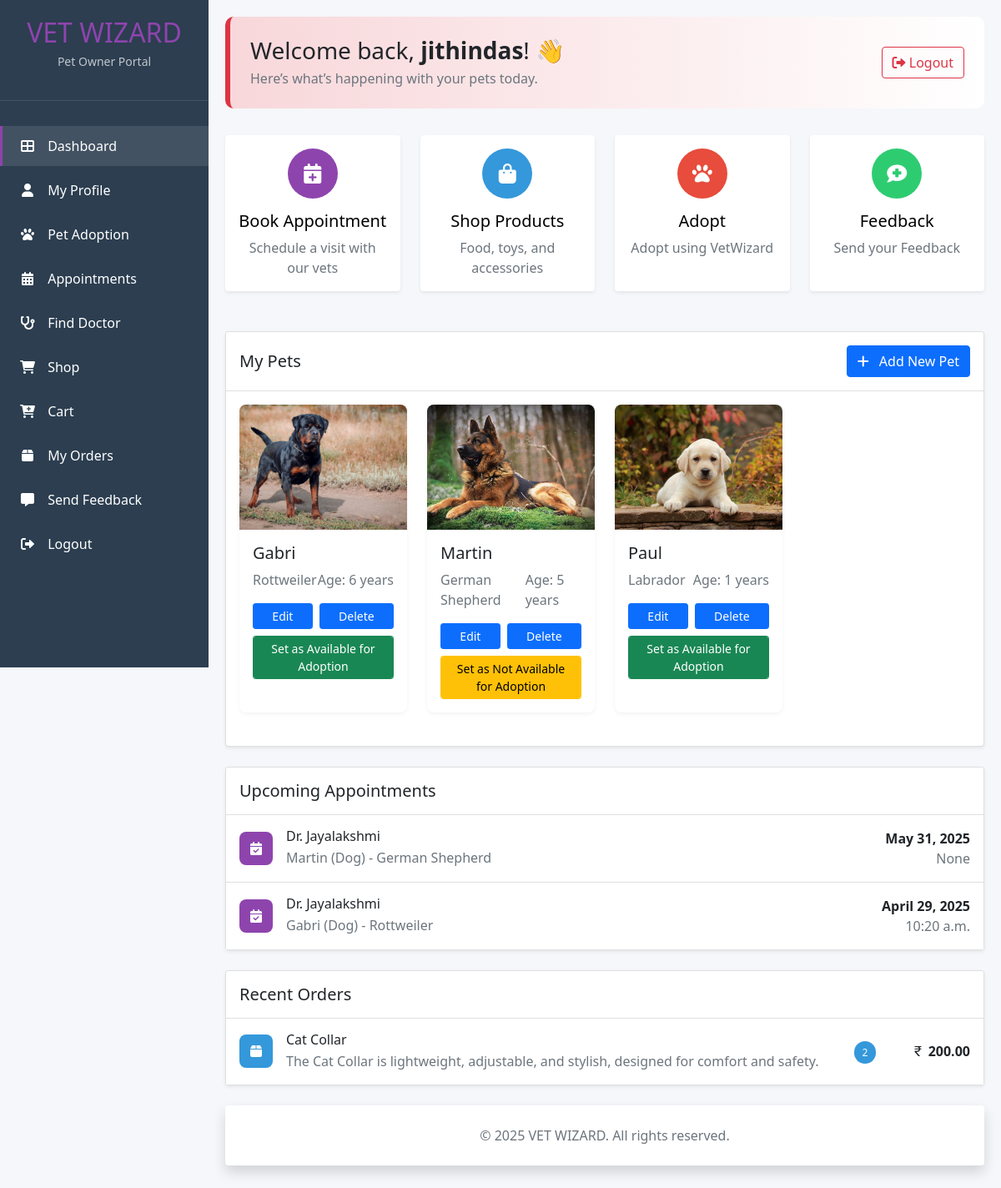
Before: /user/user (signed in) with the older database file.
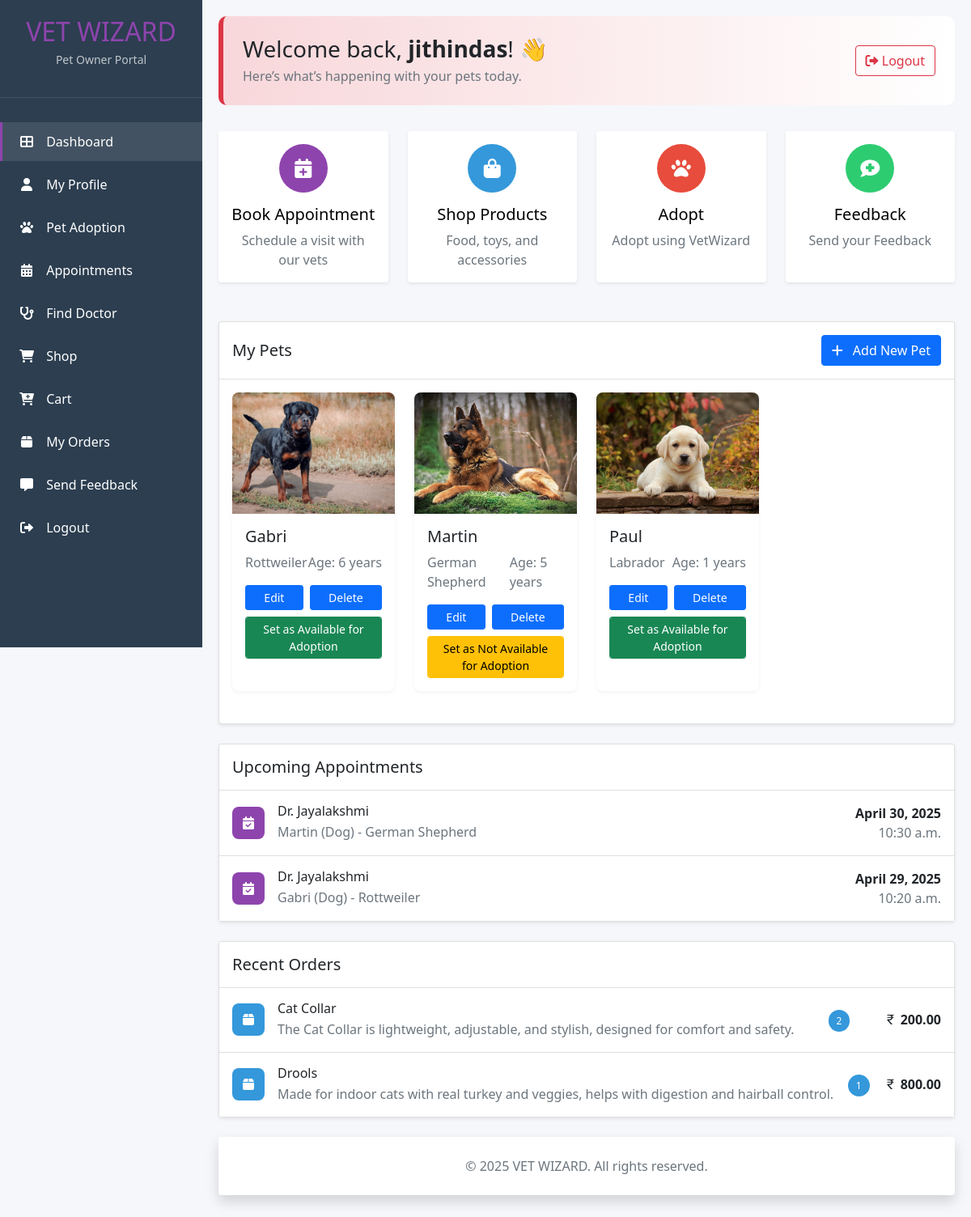
After: the same page with the newer database file.
### admins/models.py (models this page shows)
class User(AbstractUser):
    user_type = models.CharField(max_length=20, choices=[
        ('doctor', 'doctor'),
        ('user', 'user')
    ])
    is_approved=models.BooleanField(default=False,null=True,blank=True)
    def __str__(self):
        return self.username

### user/models.py (models this page shows, shortened)
class Pet(models.Model):
    owner = models.CharField(max_length=100)
    name = models.CharField(max_length=100)
    species = models.CharField(max_length=30)  # Dog, Cat
    breed = models.CharField(max_length=50)
    age = models.PositiveIntegerField()
    pet_picture = models.ImageField(upload_to='pet_images', blank=True, null=True)
    adopt=models.BooleanField(default=False)
    def __str__(self):
        return f"{self.name} ({self.species})"

class Doctor_Appointment(models.Model):
    doctor = models.ForeignKey(Doctor_Profile, on_delete=models.CASCADE, related_name='appointments')
    patient = models.ForeignKey(settings.AUTH_USER_MODEL, on_delete=models.CASCADE, related_name='appointments')
    pet=models.ForeignKey(Pet,on_delete=models.CASCADE)
    appointment_date = models.DateField()
    appointment_time = models.TimeField(null=True,blank=True)
    reason = models.TextField()
    is_confirmed = models.BooleanField(default=False)
    is_paid = models.BooleanField(default=False)
    created_at = models.DateTimeField(auto_now_add=True)
    razorpay_order_id = models.CharField(max_length=100, blank=True, null=True)
    amount = models.DecimalField(max_digits=10, decimal_places=2, default=0.00,null=True,blank=True)

### doctor/models.py (models this page shows)
class Doctor_Profile(models.Model):
    user = models.ForeignKey(settings.AUTH_USER_MODEL, on_delete=models.CASCADE, related_name='doctor')
    full_name = models.CharField(max_length=100)
    email = models.EmailField()
    address = models.TextField()
    phone_number = models.CharField(max_length=10)
    profile_picture = models.ImageField(upload_to='images', blank=True, null=True)
    place = models.CharField(max_length=100)
    qualification = models.CharField(max_length=100)
    years_of_experience = models.PositiveIntegerField()
    is_approved=models.BooleanField(default=False,null=True,blank=True)
    def __str__(self):
        return self.full_name

### shop/models.py (models this page shows, shortened)
class Cart(models.Model):
    user = models.ForeignKey(settings.AUTH_USER_MODEL, on_delete=models.CASCADE)  # Reference custom user model
    product = models.ForeignKey(Product, on_delete=models.CASCADE)
    quantity = models.PositiveIntegerField(default=1)
    added_at = models.DateTimeField(auto_now_add=True)
    total_price = models.DecimalField(max_digits=10, decimal_places=2, default=Decimal('0.00'))
    buy=models.BooleanField(default=False)

class Product(models.Model):
    category = models.ForeignKey(Product_Category, on_delete=models.CASCADE, related_name='products')
    name = models.CharField(max_length=255)
    description = models.TextField()
    price = models.DecimalField(max_digits=10, decimal_places=2)
    stock = models.PositiveIntegerField()
    image = models.ImageField(upload_to='products/')
    created_at = models.DateTimeField(auto_now_add=True)
    def __str__(self):
        return self.name

### user/views.py (the view, shortened to what this page needs)
# urls.py: path('user', User_View.as_view(), name='user'),
class User_View(View):
    def get(self, request):
        form = Pet_Form()
        pets = Pet.objects.filter(owner=request.user)
        appointment=Doctor_Appointment.objects.filter(patient=request.user).order_by('-id')[:2]
        order=Cart.objects.filter(user=request.user,buy=True)[:2]
        return render(request, 'user.html', {'form': form,'pets':pets,'appointment':appointment,'order':order})

### user/templates/user.html (shortened to what this page needs)
<!DOCTYPE html>
<html lang="en">
<head>
    <link rel="stylesheet" href="https://cdn.jsdelivr.net/npm/bootstrap@5.1.3/dist/css/bootstrap.min.css">
    <link rel="stylesheet" href="https://cdn.jsdelivr.net/npm/bootstrap-icons@1.11.3/font/bootstrap-icons.min.css">
    <link rel="stylesheet" href="https://cdnjs.cloudflare.com/ajax/libs/font-awesome/6.0.0-beta3/css/all.min.css">
</head>
<body>
    <div class="d-flex">
        <div class="sidebar">
            <div class="sidebar-header">
                <a style="text-decoration: none;" href="{% url 'home' %}">
                    <h2>VET WIZARD</h2>
                </a>
                <p>Pet Owner Portal</p>
            </div>
            <ul class="sidebar-menu">
                <li><a href="{% url 'user' %}" class="active"><i class="fas fa-th-large"></i> <span>Dashboard</span></a>
                </li>
                <li><a href="{% url 'user_profile_update' %}"><i class="fas fa-user"></i> <span>My Profile</span></a>
                </li>
                <li><a href="{% url 'adoption' %}"><i class="fas fa-paw"></i> <span>Pet Adoption</span></a></li>
                <li><a href="{% url 'all_appointment' %}"><i class="fas fa-calendar-alt"></i>
                        <span>Appointments</span></a></li>
                <li><a href="{% url 'all_doctor' %}"><i class="fas fa-stethoscope"></i> <span>Find Doctor</span></a>
                </li>
                <li><a href="{% url 'main_shop' %}"><i class="fas fa-shopping-cart"></i> <span>Shop</span></a></li>
                <li><a href="{% url 'cart' %}"><i class="fas fa-cart-plus"></i> <span>Cart</span></a>
                <li><a href="{% url 'user_order' %}"><i class="fas fa-box"></i> <span>My Orders</span></a></li>
                <li><a href="{% url 'website_reviews' %}"><i class="fas fa-comment-alt"></i> <span>Send
                            Feedback</span></a></li>
                <li><a href="{% url 'logout' %}"><i class="fas fa-sign-out-alt"></i> <span>Logout</span></a></li>
            </ul>
        </div>
        <div class="container main-content">
            {% block content %}
            <div class="welcome-card d-flex justify-content-between align-items-center">
                <div>
                    <h3 class="mb-1">Welcome back, <strong>{{ request.user }}</strong>! 👋</h3>
                    <p class="text-muted mb-0">Here’s what’s happening with your pets today.</p>
                </div>
                <a class="btn btn-outline-danger" href="{% url 'logout' %}">
                    <i class="fas fa-sign-out-alt"></i> Logout
                </a>
            </div>
            <div class="row mb-4">
                <div class="col-xl-3 col-md-6 mb-4">
                    <a class="link_a" href="{% url 'all_doctor' %}">
                        <div class="card border-0 shadow-sm h-100 action-card">
                            <div class="card-body text-center">
                                <div class="action-icon action-appointment">
                                    <i class="fas fa-calendar-plus"></i>
                                </div>
                                <h5 class="card-title">Book Appointment</h5>
                                <p class="card-text text-muted">Schedule a visit with our vets</p>
                            </div>
                        </div>
                    </a>
                </div>
                <div class="col-xl-3 col-md-6 mb-4">
                    <a class="link_a" href="{% url 'main_shop' %}">
                        <div class="card border-0 shadow-sm h-100 action-card">
                            <div class="card-body text-center">
                                <div class="action-icon action-shop">
                                    <i class="fas fa-shopping-bag"></i>
                                </div>
                                <h5 class="card-title">Shop Products</h5>
                                <p class="card-text text-muted">Food, toys, and accessories</p>
                            </div>
                        </div>
                    </a>
                </div>
                <div class="col-xl-3 col-md-6 mb-4">
                    <a class="link_a" href="{% url 'adoption' %}">
                        <div class="card border-0 shadow-sm h-100 action-card">
                            <div class="card-body text-center">
                                <div class="action-icon action-emergency">
                                    <i class="fas fa-paw"></i>
                                </div>
                                <h5 class="card-title">Adopt</h5>
                                <p class="card-text text-muted">Adopt using VetWizard</p>
                            </div>
                        </div>
                    </a>
                </div>
                <div class="col-xl-3 col-md-6 mb-4">
                    <a class="link_a" href="{% url 'website_reviews' %}">
                        <div class="card border-0 shadow-sm h-100 action-card">
                            <div class="card-body text-center">
                                <div class="action-icon action-chat">
                                    <i class="fas fa-comment-medical"></i>
                                </div>
                                <h5 class="card-title">Feedback</h5>
                                <p class="card-text text-muted">Send your Feedback</p>
                            </div>
                    </a>
                </div>
            </div>
        </div>
        <div class="card mb-4 shadow-sm">
            <div class="card-header bg-white d-flex justify-content-between align-items-center py-3">
                <h5 class="mb-0">My Pets</h5>
                <button class="btn btn-primary" data-bs-toggle="modal" data-bs-target="#addPetModal">
                    <i class="fas fa-plus me-2"></i> Add New Pet
                </button>
            </div>
            <div class="card-body">
                <div class="row">
                    {% if pets %}
                    {% for pet in pets %}
                    <div class="col-xl-3 col-lg-4 col-md-6 mb-4">
                        <div class="pet-card">
                            <div class="pet-image">
                                {% if pet.pet_picture %}
                                <img src="{{ pet.pet_picture.url }}" alt="{{ pet.name }}" class="img-fluid">
                                {% else %}
                                <img src="" alt="{{ pet.name }}" class="img-fluid">
                                {% endif %}
                            </div>
                            <div class="card-body">
                                <h5 class="card-title">{{ pet.name }}</h5>
                                <div class="d-flex justify-content-between mb-3">
                                    <span class="text-muted">{{ pet.breed }}</span>
                                    <span class="text-muted">Age: {{ pet.age }} years</span>
                                </div>
                                <div class="d-flex gap-2">
                                    <a class="btn btn-sm btn-primary flex-grow-1" href="{% url 'update_pet' pet.id %}"
                                        class="btn btn-edit">Edit </a>
                                    <a class="btn btn-sm btn-primary flex-grow-1"
                                        href="{% url 'pet_delete' pet.id %}">Delete</a>
                                </div>
                                <div class="mt-2">
                                    <form class="" action="{% url 'toggle_adopt' pet.id %}" method="post">
                                        <button type="submit"
                                            class=" form-control btn btn-sm {% if pet.adopt %}btn-success{% else %}btn-warning{% endif %} flex-grow-1">
                                            {% if pet.adopt %} Set as Available for Adoption{% else %}Set as Not
                                            Available for Adoption{% endif %}
                                        </button>
                                    </form>
                                </div>
                            </div>
                        </div>
                    </div>
                    {% endfor %}
                    {% else %}
                    <div class="col-12">
                        <div class="alert alert-info text-center py-5" role="alert">
                            No pets added yet. Click "Add New Pet" to get started.
                        </div>
                    </div>
                    {% endif %}
                </div>
            </div>
        </div>
        <div class="card mb-4 shadow-sm">
            <div class="card-header bg-white py-3">
                <h5 class="mb-0">Upcoming Appointments</h5>
            </div>
            <div class="card-body p-0">
                <ul class="list-group list-group-flush">
                    {% for i in appointment %}
    <li class="list-group-item p-3">
        <div class="d-flex justify-content-between align-items-center">
            <div class="d-flex align-items-center">
                <div class="appointment-icon me-3">
                    <i class="fas fa-calendar-check"></i>
                </div>
                <div>
                    <h6 class="mb-1">Dr. {{ i.doctor }}</h6>
                    <p class="text-muted mb-0">{{ i.pet }} - {{ i.pet.breed }}</p>
                </div>
            </div>
            <div class="text-end">
                <div class="fw-bold">{{ i.appointment_date }}</div>
                <div class="text-muted">{{ i.appointment_time }}</div>
            </div>
        </div>
    </li>
{% empty %}
    <li class="list-group-item p-3 text-center">
        <div class="text-muted">No appointments scheduled yet.</div>
    </li>
{% endfor %}
                </ul>
            </div>
        </div>
        <div class="card mb-4 shadow-sm">
            <div class="card-header bg-white py-3">
                <h5 class="mb-0">Recent Orders</h5>
            </div>
            <div class="card-body p-0">
                <ul class="list-group list-group-flush">
                    {% for i in order %}
                    <li class="list-group-item p-3">
                        <div class="d-flex justify-content-between align-items-center">
                            <div class="d-flex align-items-center">
                                <div class="order-icon me-3">
                                    <i class="fas fa-box"></i>
                                </div>
                                <div>
                                    <h6 class="mb-1">{{i.product}}</h6>
                                    <p class="text-muted mb-0">{{i.product.description}}</p>
                                </div>
                            </div>
                            <div class="text-center">
                                <span class="status-badge status-delivered">{{i.quantity}}</span>
                            </div>
                            <div class="fw-bold">
                                <i class="bi bi-currency-rupee"></i> {{i.total_price}}
                            </div>
                        </div>
                    </li>
                    {% empty %}
                    <li class="list-group-item p-3 text-center">
                        <div class="text-muted">You have no orders yet.</div>
                    </li>
                    {% endfor %}
                </ul>
            </div>
        </div>
        <footer class="bg-white rounded shadow p-4 mb-4">
            <div class="text-center text-muted">
                <p class="mb-0">&copy; 2025 VET WIZARD. All rights reserved.</p>
            </div>
        </footer>
        {% endblock %}
    </div>
</body>
</html>

Changed rows visible on the page:
removed Doctor_Appointment: doctor "Jayalakshmi", pet "Martin (Dog)", pet.breed "German Shepherd", appointment_date "May 31, 2025", appointment_time "None"
added Doctor_Appointment: doctor "Jayalakshmi", pet "Martin (Dog)", pet.breed "German Shepherd", appointment_date "April 30, 2025", appointment_time "10:30 a.m."
added Cart: product "Drools", product.description "Made for indoor cats with real turkey and veggies, helps with digestion and hairball control.", quantity "1", total_price "800.00"
